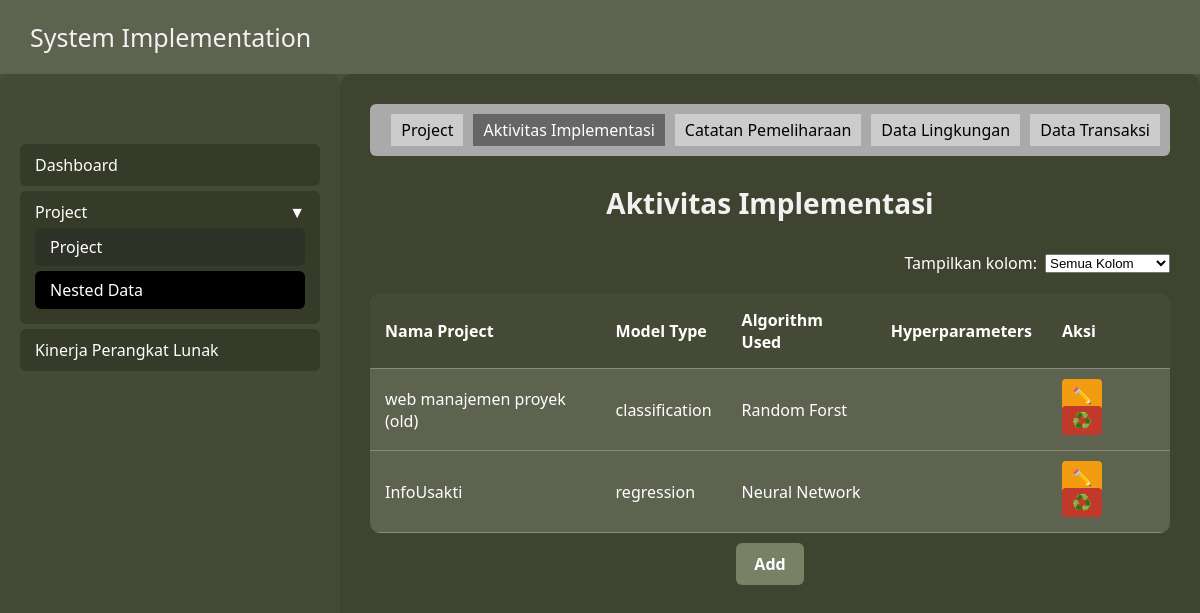
Screenshot of /nested_aktivitas/ with the database file from the repository.
### dataentry/models.py (models this page shows, shortened)
class AktivitasImplementasi(models.Model):
    project = models.ForeignKey(Project, on_delete=models.CASCADE, related_name='aktivitas_implementasi')
    model_type = models.CharField(max_length=255)
    algorithm_used = models.CharField(max_length=255)
    hyperparameters = models.CharField(max_length=255)

class Project(models.Model):
    id_project = models.AutoField(primary_key=True)
    nama_project = models.CharField(max_length=255)
    model = models.CharField(max_length=255)
    external_id = models.CharField(max_length=255, unique=True, blank=True, null=True)
    deskripsi = models.TextField()

### dataentry/views.py (the view)
# urls.py: path('nested_aktivitas/', views.nested_aktivitas, name='nested_aktivitas'),
def nested_aktivitas(request):
    aktivitas_list = AktivitasImplementasi.objects.select_related('project').all()
    return render(request, 'nested_aktivitas.html', {'aktivitas_list': aktivitas_list})

### dataentry/templates/nested_aktivitas.html (shortened to what this page needs)
<!DOCTYPE html>
<html lang="id">
<head>
</head>
<body>
    <header>
        <h2>System Implementation</h2>
    </header>
    <div class="container">
        <div class="sidebar">
            <ul class="menu">
                <li><a href="{% url 'dashboard' %}">Dashboard</a></li>
                <li class="dropdown-toggle open">
                    Project <span style="float: right;">▼</span>
                    <ul class="submenu" style="display: block;">
                        <li><a href="{% url 'project_form' %}">Project</a></li>
                        <li class="active"><a href="{% url 'nested' %}">Nested Data</a></li>
                    </ul>
                </li>
                <li><a href="{% url 'kinerja' %}">Kinerja Perangkat Lunak</a></li>
            </ul>
        </div>
        <div class="content">
            <div class="tabs">
                <div><a href="{% url 'nested' %}">Project</a></div>
                <div class="active">Aktivitas Implementasi</div>
                <div><a href="{% url 'nested_catatan' %}">Catatan Pemeliharaan</a></div>
                <div><a href="{% url 'nested_lingkungan' %}">Data Lingkungan</a></div>
                <div><a href="{% url 'nested_datatransaksi' %}">Data Transaksi</a></div>
            </div>
            <h3>Aktivitas Implementasi</h3>
            <div style="margin-bottom: 20px; display: flex; justify-content: flex-end; align-items: center;">
                <label for="filter-column" style="margin-right: 8px;">Tampilkan kolom: </label>
                <select id="filter-column" onchange="filterTableColumn()">
                    <option value="all">Semua Kolom</option>
                </select>
            </div>
            <table>
                <thead>
                    <tr>
                        <th class="col-nama_project">Nama Project</th>
                        <th class="col-model_type">Model Type</th>
                        <th class="col-algorithm_used">Algorithm Used</th>
                        <th class="col-hyperparameters">Hyperparameters</th>
                        <th>Aksi</th>
                    </tr>
                </thead>
                <tbody>
                    {% for aktivitas in aktivitas_list %}
                    <tr>
                        <td class="col-nama_project">{{ aktivitas.project.nama_project }}</td>
                        <td class="col-model_type">{{ aktivitas.model_type }}</td>
                        <td class="col-algorithm_used">{{ aktivitas.algorithm_used }}</td>
                        <td class="col-hyperparameters">{{ aktivitas.hyperparameters }}</td>
                        <td class="action-buttons">
                            <a href="{% url 'edit_aktivitas' aktivitas.id %}" class="edit-btn">✏️</a>
                            <form action="{% url 'delete_aktivitas' aktivitas.id %}" method="post" style="display:inline;">
                                <button type="submit" class="delete-btn" onclick="return confirm('Yakin ingin menghapus data ini?');">♻️</button>
                            </form>
                        </td>
                    </tr>
                    {% empty %}
                    <tr>
                        <td colspan="5" style="text-align: center;">Belum ada data aktivitas implementasi.</td>
                    </tr>
                    {% endfor %}
                </tbody>
            </table>
            <div style="margin-top: 20px; text-align: center;">
                <a href="{% url 'project_form' %}" class="add-btn"
                    style="background: #788066; color: white; padding: 10px 18px; border-radius: 6px; text-decoration: none; font-weight: bold;">Add</a>
            </div>
        </div>
    </div>
</body>
</html>

### dataentry/templates/nested_aktivitas.html (style rules this page uses)
body { margin: 0; font-family: 'Segoe UI', sans-serif; background-color: #4a4f3d; color: white; }
header { display: flex; justify-content: space-between; align-items: center; background-color: #5e6350; padding: 20px 30px; color: #f1f1f1; position: sticky; top: 0; z-index: 10; }
header h2 { margin: 0; font-weight: normal; font-size: 25px; }
.container { display: flex; height: calc(110vh - 80px); width: 100vw; }
.sidebar { width: 300px; background-color: #454a37; padding: 40px 20px; border-radius: 10px; flex-shrink: 0; }
.menu { margin-top: 30px; list-style: none; padding: 0; }
.menu li { padding: 10px 15px; background-color: #353a29; margin-bottom: 5px; cursor: pointer; border-radius: 6px; }
.menu li a { color: inherit; text-decoration: none; display: block; }
.menu li.active { background-color: black; }
.dropdown-toggle { position: relative; user-select: none; }
.submenu { list-style: none; padding-left: 0; margin-top: 5px; display: none; }
.submenu li { background-color: #2e3226; padding: 8px 15px; }
.dropdown-toggle.open > .submenu { display: block; }
.content { flex-grow: 5; padding: 30px; background-color: #3f4430; position: relative; overflow-y: auto; border-radius: 12px; }
.tabs { background-color: #aaa; padding: 10px; display: flex; gap: 10px; justify-content: flex-end; margin-bottom: 20px; border-radius: 6px; }
.tabs div { padding: 5px 10px; background-color: #ccc; border-radius: 0; color: black; cursor: pointer; }
.tabs div a { color: inherit; text-decoration: none; }
.tabs .active { background-color: #666; color: white; }
h3 { font-size: 28px; margin-bottom: 30px; text-align: center; color: #f1f1f1; }
table { width: 100%; border-collapse: collapse; background-color: #5e6350; border-radius: 10px; overflow: hidden; }
th, td { padding: 15px; text-align: left; border-bottom: 1px solid #888a7f; }
th { background-color: #454a37; }
.action-buttons a, .action-buttons button { margin-right: 8px; padding: 5px 10px; border: none; border-radius: 4px; color: white; cursor: pointer; text-decoration: none; font-size: 16px; }
.edit-btn { background-color: #f39c12; }
.delete-btn { background-color: #c0392b; }

### rows the page displays
AktivitasImplementasi: project.nama_project "web manajemen proyek (old)", model_type "classification", algorithm_used "Random Forst"
AktivitasImplementasi: project.nama_project "InfoUsakti", model_type "regression", algorithm_used "Neural Network"
